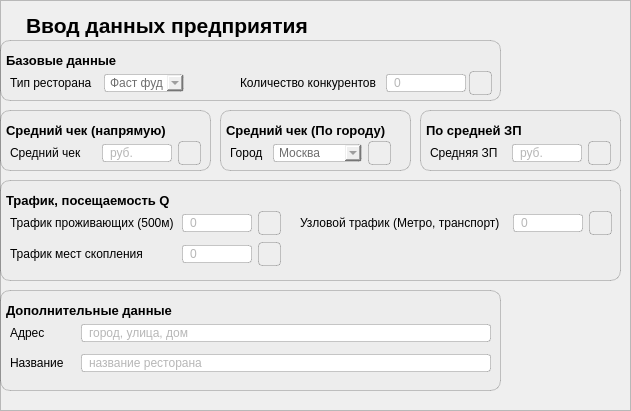
   <widget class="QFrame" name="TR">
    <property name="geometry">
     <rect>
      <x>400</x>
      <y>10</y>
      <width>631</width>
      <height>411</height>
     </rect>
    </property>
    <property name="styleSheet">
     <string notr="true">QFrame#TR {
   background-color: rgba(0, 0, 0, 0.03);
   border: 1px solid rgba(0, 0, 0, 0.2); border-radius: 10px;
}</string>
    </property>
    <property name="frameShape">
     <enum>QFrame::StyledPanel</enum>
    </property>
    <property name="frameShadow">
     <enum>QFrame::Raised</enum>
    </property>
    <widget class="QLabel" name="label_120">
     <property name="geometry">
      <rect>
       <x>10</x>
       <y>10</y>
       <width>541</width>
       <height>31</height>
      </rect>
     </property>
     <property name="styleSheet">
      <string notr="true">QLabel {
    font-size: 21px;
    font-weight: bold;
	margin-left: 10px;
    font-family: &quot;Noto Sans&quot;;
}</string>
     </property>
     <property name="text">
      <string>Ввод данных предприятия</string>
     </property>
     <property name="alignment">
      <set>Qt::AlignLeading|Qt::AlignLeft|Qt::AlignVCenter</set>
     </property>
    </widget>
    <widget class="QFrame" name="TR2">
     <property name="geometry">
      <rect>
       <x>0</x>
       <y>40</y>
       <width>501</width>
       <height>61</height>
      </rect>
     </property>
     <property name="styleSheet">
      <string notr="true">QFrame#TR2 {
	background-color: rgba(0, 0, 0, 0.01);
   border: 1px solid rgba(0, 0, 0, 0.2); border-radius: 10px;
}

QLineEdit {
	border: 1px solid rgba(0,0,0,0.2);
	border-radius: 3px;
	padding-left: 5px;
    color: rgb(110, 110, 110);
}

QPushButton {
    background-color: rgb(238,238,238);
    border: 1px solid rgba(0,0,0,0.2);
	border-radius: 4px;
}

QPushButton:hover {
    background-color: rgb(245,245,245);
}

QPushButton:pressed {
    background-color: rgb(238,238,238);
    color: rgba(0,0,0,0.4)
}

QComboBox {
	border: 1px solid rgba(0,0,0,0.2);
	border-radius: 3px;
	padding-left: 5px;
    color: rgb(110, 110, 110);
}</string>
     </property>
     <property name="frameShape">
      <enum>QFrame::StyledPanel</enum>
     </property>
     <property name="frameShadow">
      <enum>QFrame::Raised</enum>
     </property>
     <widget class="QWidget" name="layoutWidget_80">
      <property name="geometry">
       <rect>
        <x>10</x>
        <y>30</y>
        <width>174</width>
        <height>26</height>
       </rect>
      </property>
      <layout class="QHBoxLayout" name="horizontalLayout_115">
       <item>
        <widget class="QLabel" name="label_119">
         <property name="text">
          <string>Тип ресторана</string>
         </property>
        </widget>
       </item>
       <item>
        <spacer name="horizontalSpacer_115">
         <property name="orientation">
          <enum>Qt::Horizontal</enum>
         </property>
         <property name="sizeHint" stdset="0">
          <size>
           <width>40</width>
           <height>20</height>
          </size>
         </property>
        </spacer>
       </item>
       <item>
        <widget class="QComboBox" name="i_TR1_1">
         <property name="minimumSize">
          <size>
           <width>80</width>
           <height>0</height>
          </size>
         </property>
         <property name="styleSheet">
          <string notr="true"/>
         </property>
         <item>
          <property name="text">
           <string>Фаст фуд</string>
          </property>
         </item>
         <item>
          <property name="text">
           <string>Обычный</string>
          </property>
         </item>
         <item>
          <property name="text">
           <string>Дорогой</string>
          </property>
         </item>
        </widget>
       </item>
      </layout>
     </widget>
     <widget class="QLabel" name="label_39">
      <property name="geometry">
       <rect>
        <x>0</x>
        <y>10</y>
        <width>501</width>
        <height>21</height>
       </rect>
      </property>
      <property name="styleSheet">
       <string notr="true">QLabel {
    font-size: 13px;
    font-weight: bold;
	margin-left: 3px;
    font-family: &quot;Noto Sans&quot;;
}</string>
      </property>
      <property name="text">
       <string>Базовые данные</string>
      </property>
      <property name="alignment">
       <set>Qt::AlignLeading|Qt::AlignLeft|Qt::AlignVCenter</set>
      </property>
     </widget>
     <widget class="QWidget" name="layoutWidget_79">
      <property name="geometry">
       <rect>
        <x>240</x>
        <y>30</y>
        <width>252</width>
        <height>26</height>
       </rect>
      </property>
      <layout class="QHBoxLayout" name="horizontalLayout_114">
       <property name="spacing">
        <number>3</number>
       </property>
       <item>
        <widget class="QLabel" name="label_118">
         <property name="text">
          <string>Количество конкурентов</string>
         </property>
        </widget>
       </item>
       <item>
        <spacer name="horizontalSpacer_114">
         <property name="orientation">
          <enum>Qt::Horizontal</enum>
         </property>
         <property name="sizeHint" stdset="0">
          <size>
           <width>40</width>
           <height>20</height>
          </size>
         </property>
        </spacer>
       </item>
       <item>
        <widget class="QLineEdit" name="i_TR1_2">
         <property name="minimumSize">
          <size>
           <width>80</width>
           <height>0</height>
          </size>
         </property>
         <property name="maximumSize">
          <size>
           <width>70</width>
           <height>16777215</height>
          </size>
         </property>
         <property name="placeholderText">
          <string>0</string>
         </property>
        </widget>
       </item>
       <item>
        <widget class="QPushButton" name="h_TR1_2">
         <property name="minimumSize">
          <size>
           <width>23</width>
           <height>24</height>
          </size>
         </property>
         <property name="maximumSize">
          <size>
           <width>24</width>
           <height>24</height>
          </size>
         </property>
         <property name="text">
          <string/>
         </property>
         <property name="icon">
          <iconset resource="src/assets/src.qrc">
           <normaloff>:/src_ico/question.ico</normaloff>:/src_ico/question.ico</iconset>
         </property>
        </widget>
       </item>
      </layout>
     </widget>
    </widget>
    <widget class="QFrame" name="TR5">
     <property name="geometry">
      <rect>
       <x>0</x>
       <y>290</y>
       <width>501</width>
       <height>101</height>
      </rect>
     </property>
     <property name="styleSheet">
      <string notr="true">QFrame#TR5 {
	background-color: rgba(0, 0, 0, 0.01);
   border: 1px solid rgba(0, 0, 0, 0.2); border-radius: 10px;
}

QLineEdit {
	border: 1px solid rgba(0,0,0,0.2);
	border-radius: 3px;
	padding-left: 5px;
    color: rgb(110, 110, 110);
}

QPushButton {
    background-color: rgb(238,238,238);
    border: 1px solid rgba(0,0,0,0.2);
	border-radius: 4px;
}

QPushButton:hover {
    background-color: rgb(245,245,245);
}

QPushButton:pressed {
    background-color: rgb(238,238,238);
    color: rgba(0,0,0,0.4)
}</string>
     </property>
     <property name="frameShape">
      <enum>QFrame::StyledPanel</enum>
     </property>
     <property name="frameShadow">
      <enum>QFrame::Raised</enum>
     </property>
     <widget class="QWidget" name="layoutWidget_75">
      <property name="geometry">
       <rect>
        <x>10</x>
        <y>30</y>
        <width>481</width>
        <height>26</height>
       </rect>
      </property>
      <layout class="QHBoxLayout" name="horizontalLayout_110">
       <item>
        <widget class="QLabel" name="label_114">
         <property name="text">
          <string>Адрес </string>
         </property>
        </widget>
       </item>
       <item>
        <spacer name="horizontalSpacer_110">
         <property name="orientation">
          <enum>Qt::Horizontal</enum>
         </property>
         <property name="sizeHint" stdset="0">
          <size>
           <width>40</width>
           <height>20</height>
          </size>
         </property>
        </spacer>
       </item>
       <item>
        <widget class="QLineEdit" name="i_TR4_1">
         <property name="minimumSize">
          <size>
           <width>410</width>
           <height>0</height>
          </size>
         </property>
         <property name="maximumSize">
          <size>
           <width>16777215</width>
           <height>16777215</height>
          </size>
         </property>
         <property name="placeholderText">
          <string>город, улица, дом</string>
         </property>
        </widget>
       </item>
      </layout>
     </widget>
     <widget class="QLabel" name="label_40">
      <property name="geometry">
       <rect>
        <x>0</x>
        <y>10</y>
        <width>501</width>
        <height>21</height>
       </rect>
      </property>
      <property name="styleSheet">
       <string notr="true">QLabel {
    font-size: 13px;
    font-weight: bold;
	margin-left: 3px;
    font-family: &quot;Noto Sans&quot;;
}</string>
      </property>
      <property name="text">
       <string>Дополнительные данные</string>
      </property>
      <property name="alignment">
       <set>Qt::AlignLeading|Qt::AlignLeft|Qt::AlignVCenter</set>
      </property>
     </widget>
     <widget class="QWidget" name="layoutWidget_78">
      <property name="geometry">
       <rect>
        <x>10</x>
        <y>60</y>
        <width>481</width>
        <height>26</height>
       </rect>
      </property>
      <layout class="QHBoxLayout" name="horizontalLayout_113">
       <item>
        <widget class="QLabel" name="label_121">
         <property name="text">
          <string>Название</string>
         </property>
        </widget>
       </item>
       <item>
        <spacer name="horizontalSpacer_113">
         <property name="orientation">
          <enum>Qt::Horizontal</enum>
         </property>
         <property name="sizeHint" stdset="0">
          <size>
           <width>40</width>
           <height>20</height>
          </size>
         </property>
        </spacer>
       </item>
       <item>
        <widget class="QLineEdit" name="i_TR4_2">
         <property name="minimumSize">
          <size>
           <width>410</width>
           <height>0</height>
          </size>
         </property>
         <property name="maximumSize">
          <size>
           <width>16777215</width>
           <height>16777215</height>
          </size>
         </property>
         <property name="placeholderText">
          <string>название ресторана</string>
         </property>
        </widget>
       </item>
      </layout>
     </widget>
    </widget>
    <widget class="QFrame" name="TR3">
     <property name="geometry">
      <rect>
       <x>0</x>
       <y>110</y>
       <width>211</width>
       <height>61</height>
      </rect>
     </property>
     <property name="styleSheet">
      <string notr="true">QFrame#TR3 {
	background-color: rgba(0, 0, 0, 0.01);
   border: 1px solid rgba(0, 0, 0, 0.2); border-radius: 10px;
}

QLineEdit {
	border: 1px solid rgba(0,0,0,0.2);
	border-radius: 3px;
	padding-left: 5px;
    color: rgb(110, 110, 110);
}

QPushButton {
    background-color: rgb(238,238,238);
    border: 1px solid rgba(0,0,0,0.2);
	border-radius: 4px;
}

QPushButton:hover {
    background-color: rgb(245,245,245);
}

QPushButton:pressed {
    background-color: rgb(238,238,238);
    color: rgba(0,0,0,0.4)
}</string>
     </property>
     <property name="frameShape">
      <enum>QFrame::StyledPanel</enum>
     </property>
     <property name="frameShadow">
      <enum>QFrame::Raised</enum>
     </property>
     <widget class="QLabel" name="label_41">
      <property name="geometry">
       <rect>
        <x>0</x>
        <y>10</y>
        <width>181</width>
        <height>21</height>
       </rect>
      </property>
      <property name="styleSheet">
       <string notr="true">QLabel {
    font-size: 13px;
    font-weight: bold;
	margin-left: 3px;
    font-family: &quot;Noto Sans&quot;;
}</string>
      </property>
      <property name="text">
       <string>Средний чек (напрямую)</string>
      </property>
      <property name="alignment">
       <set>Qt::AlignLeading|Qt::AlignLeft|Qt::AlignVCenter</set>
      </property>
     </widget>
     <widget class="QWidget" name="layoutWidget_73">
      <property name="geometry">
       <rect>
        <x>10</x>
        <y>30</y>
        <width>191</width>
        <height>26</height>
       </rect>
      </property>
      <layout class="QHBoxLayout" name="horizontalLayout_108">
       <item>
        <widget class="QLabel" name="label_112">
         <property name="text">
          <string>Средний чек</string>
         </property>
        </widget>
       </item>
       <item>
        <spacer name="horizontalSpacer_108">
         <property name="orientation">
          <enum>Qt::Horizontal</enum>
         </property>
         <property name="sizeHint" stdset="0">
          <size>
           <width>40</width>
           <height>20</height>
          </size>
         </property>
        </spacer>
       </item>
       <item>
        <widget class="QLineEdit" name="i_TR2_1">
         <property name="minimumSize">
          <size>
           <width>70</width>
           <height>0</height>
          </size>
         </property>
         <property name="maximumSize">
          <size>
           <width>70</width>
           <height>16777215</height>
          </size>
         </property>
         <property name="placeholderText">
          <string>руб.</string>
         </property>
        </widget>
       </item>
       <item>
        <widget class="QPushButton" name="h_TR2_1">
         <property name="minimumSize">
          <size>
           <width>23</width>
           <height>24</height>
          </size>
         </property>
         <property name="maximumSize">
          <size>
           <width>24</width>
           <height>24</height>
          </size>
         </property>
         <property name="text">
          <string/>
         </property>
         <property name="icon">
          <iconset resource="src/assets/src.qrc">
           <normaloff>:/src_ico/question.ico</normaloff>:/src_ico/question.ico</iconset>
         </property>
        </widget>
       </item>
      </layout>
     </widget>
    </widget>
    <widget class="QFrame" name="TR3_2">
     <property name="geometry">
      <rect>
       <x>220</x>
       <y>110</y>
       <width>191</width>
       <height>61</height>
      </rect>
     </property>
     <property name="styleSheet">
      <string notr="true">QFrame#TR3_2 {
	background-color: rgba(0, 0, 0, 0.01);
   border: 1px solid rgba(0, 0, 0, 0.2); border-radius: 10px;
}

QLineEdit {
	border: 1px solid rgba(0,0,0,0.2);
	border-radius: 3px;
	padding-left: 5px;
    color: rgb(110, 110, 110);
}

QPushButton {
    background-color: rgb(238,238,238);
    border: 1px solid rgba(0,0,0,0.2);
	border-radius: 4px;
}

QPushButton:hover {
    background-color: rgb(245,245,245);
}

QPushButton:pressed {
    background-color: rgb(238,238,238);
    color: rgba(0,0,0,0.4)
}

QComboBox {
	border: 1px solid rgba(0,0,0,0.2);
	border-radius: 3px;
	padding-left: 5px;
    color: rgb(110, 110, 110);
}</string>
     </property>
     <property name="frameShape">
      <enum>QFrame::StyledPanel</enum>
     </property>
     <property name="frameShadow">
      <enum>QFrame::Raised</enum>
     </property>
     <widget class="QLabel" name="label_42">
      <property name="geometry">
       <rect>
        <x>0</x>
        <y>10</y>
        <width>181</width>
        <height>21</height>
       </rect>
      </property>
      <property name="styleSheet">
       <string notr="true">QLabel {
    font-size: 13px;
    font-weight: bold;
	margin-left: 3px;
    font-family: &quot;Noto Sans&quot;;
}</string>
      </property>
      <property name="text">
       <string>Средний чек (По городу)</string>
      </property>
      <property name="alignment">
       <set>Qt::AlignLeading|Qt::AlignLeft|Qt::AlignVCenter</set>
      </property>
     </widget>
     <widget class="QWidget" name="layoutWidget_107">
      <property name="geometry">
       <rect>
        <x>10</x>
        <y>30</y>
        <width>161</width>
        <height>26</height>
       </rect>
      </property>
      <layout class="QHBoxLayout" name="horizontalLayout_149">
       <item>
        <widget class="QLabel" name="label_156">
         <property name="text">
          <string>Город</string>
         </property>
        </widget>
       </item>
       <item>
        <spacer name="horizontalSpacer_149">
         <property name="orientation">
          <enum>Qt::Horizontal</enum>
         </property>
         <property name="sizeHint" stdset="0">
          <size>
           <width>40</width>
           <height>20</height>
          </size>
         </property>
        </spacer>
       </item>
       <item>
        <widget class="QComboBox" name="i_TR2_2">
         <property name="minimumSize">
          <size>
           <width>80</width>
           <height>0</height>
          </size>
         </property>
         <property name="styleSheet">
          <string notr="true"/>
         </property>
         <item>
          <property name="text">
           <string>Москва</string>
          </property>
         </item>
         <item>
          <property name="text">
           <string>Санкт-Питербург</string>
          </property>
         </item>
        </widget>
       </item>
       <item>
        <widget class="QPushButton" name="h_TR2_2">
         <property name="minimumSize">
          <size>
           <width>23</width>
           <height>24</height>
          </size>
         </property>
         <property name="maximumSize">
          <size>
           <width>24</width>
           <height>24</height>
          </size>
         </property>
         <property name="text">
          <string/>
         </property>
         <property name="icon">
          <iconset resource="src/assets/src.qrc">
           <normaloff>:/src_ico/question.ico</normaloff>:/src_ico/question.ico</iconset>
         </property>
        </widget>
       </item>
      </layout>
     </widget>
    </widget>
    <widget class="QFrame" name="TR3_3">
     <property name="geometry">
      <rect>
       <x>420</x>
       <y>110</y>
       <width>201</width>
       <height>61</height>
      </rect>
     </property>
     <property name="styleSheet">
      <string notr="true">QFrame#TR3_3 {
	background-color: rgba(0, 0, 0, 0.01);
   border: 1px solid rgba(0, 0, 0, 0.2); border-radius: 10px;
}

QLineEdit {
	border: 1px solid rgba(0,0,0,0.2);
	border-radius: 3px;
	padding-left: 5px;
    color: rgb(110, 110, 110);
}

QPushButton {
    background-color: rgb(238,238,238);
    border: 1px solid rgba(0,0,0,0.2);
	border-radius: 4px;
}

QPushButton:hover {
    background-color: rgb(245,245,245);
}

QPushButton:pressed {
    background-color: rgb(238,238,238);
    color: rgba(0,0,0,0.4)
}

QComboBox {
	border: 1px solid rgba(0,0,0,0.2);
	border-radius: 3px;
	padding-left: 5px;
    color: rgb(110, 110, 110);
}</string>
     </property>
     <property name="frameShape">
      <enum>QFrame::StyledPanel</enum>
     </property>
     <property name="frameShadow">
      <enum>QFrame::Raised</enum>
     </property>
     <widget class="QLabel" name="label_113">
      <property name="geometry">
       <rect>
        <x>0</x>
        <y>10</y>
        <width>181</width>
        <height>21</height>
       </rect>
      </property>
      <property name="styleSheet">
       <string notr="true">QLabel {
    font-size: 13px;
    font-weight: bold;
	margin-left: 3px;
    font-family: &quot;Noto Sans&quot;;
}</string>
      </property>
      <property name="text">
       <string>По средней ЗП</string>
      </property>
      <property name="alignment">
       <set>Qt::AlignLeading|Qt::AlignLeft|Qt::AlignVCenter</set>
      </property>
     </widget>
     <widget class="QWidget" name="layoutWidget_108">
      <property name="geometry">
       <rect>
        <x>10</x>
        <y>30</y>
        <width>181</width>
        <height>26</height>
       </rect>
      </property>
      <layout class="QHBoxLayout" name="horizontalLayout_150">
       <item>
        <widget class="QLabel" name="label_157">
         <property name="text">
          <string>Средняя ЗП</string>
         </property>
        </widget>
       </item>
       <item>
        <spacer name="horizontalSpacer_150">
         <property name="orientation">
          <enum>Qt::Horizontal</enum>
         </property>
         <property name="sizeHint" stdset="0">
          <size>
           <width>40</width>
           <height>20</height>
          </size>
         </property>
        </spacer>
       </item>
       <item>
        <widget class="QLineEdit" name="i_TR2_3">
         <property name="minimumSize">
          <size>
           <width>70</width>
           <height>0</height>
          </size>
         </property>
         <property name="maximumSize">
          <size>
           <width>70</width>
           <height>16777215</height>
          </size>
         </property>
         <property name="placeholderText">
          <string>руб.</string>
         </property>
        </widget>
       </item>
       <item>
        <widget class="QPushButton" name="h_TR2_3">
         <property name="minimumSize">
          <size>
           <width>23</width>
           <height>24</height>
          </size>
         </property>
         <property name="maximumSize">
          <size>
           <width>24</width>
           <height>24</height>
          </size>
         </property>
         <property name="text">
          <string/>
         </property>
         <property name="icon">
          <iconset resource="src/assets/src.qrc">
           <normaloff>:/src_ico/question.ico</normaloff>:/src_ico/question.ico</iconset>
         </property>
        </widget>
       </item>
      </layout>
     </widget>
    </widget>
    <widget class="QFrame" name="TR4">
     <property name="geometry">
      <rect>
       <x>0</x>
       <y>180</y>
       <width>621</width>
       <height>101</height>
      </rect>
     </property>
     <property name="styleSheet">
      <string notr="true">QFrame#TR4 {
	background-color: rgba(0, 0, 0, 0.01);
   border: 1px solid rgba(0, 0, 0, 0.2); border-radius: 10px;
}

QLineEdit {
	border: 1px solid rgba(0,0,0,0.2);
	border-radius: 3px;
	padding-left: 5px;
    color: rgb(110, 110, 110);
}

QPushButton {
    background-color: rgb(238,238,238);
    border: 1px solid rgba(0,0,0,0.2);
	border-radius: 4px;
}

QPushButton:hover {
    background-color: rgb(245,245,245);
}

QPushButton:pressed {
    background-color: rgb(238,238,238);
    color: rgba(0,0,0,0.4)
}</string>
     </property>
     <property name="frameShape">
      <enum>QFrame::StyledPanel</enum>
     </property>
     <property name="frameShadow">
      <enum>QFrame::Raised</enum>
     </property>
     <widget class="QLabel" name="label_116">
      <property name="geometry">
       <rect>
        <x>0</x>
        <y>10</y>
        <width>501</width>
        <height>21</height>
       </rect>
      </property>
      <property name="styleSheet">
       <string notr="true">QLabel {
    font-size: 13px;
    font-weight: bold;
	margin-left: 3px;
    font-family: &quot;Noto Sans&quot;;
}</string>
      </property>
      <property name="text">
       <string>Трафик, посещаемость Q</string>
      </property>
      <property name="alignment">
       <set>Qt::AlignLeading|Qt::AlignLeft|Qt::AlignVCenter</set>
      </property>
     </widget>
     <widget class="QWidget" name="layoutWidget_76">
      <property name="geometry">
       <rect>
        <x>10</x>
        <y>30</y>
        <width>271</width>
        <height>26</height>
       </rect>
      </property>
      <layout class="QHBoxLayout" name="horizontalLayout_111">
       <item>
        <widget class="QLabel" name="label_117">
         <property name="text">
          <string>Трафик проживающих (500м)</string>
         </property>
        </widget>
       </item>
       <item>
        <spacer name="horizontalSpacer_111">
         <property name="orientation">
          <enum>Qt::Horizontal</enum>
         </property>
         <property name="sizeHint" stdset="0">
          <size>
           <width>40</width>
           <height>20</height>
          </size>
         </property>
        </spacer>
       </item>
       <item>
        <widget class="QLineEdit" name="i_TR3_1">
         <property name="minimumSize">
          <size>
           <width>70</width>
           <height>0</height>
          </size>
         </property>
         <property name="maximumSize">
          <size>
           <width>70</width>
           <height>16777215</height>
          </size>
         </property>
         <property name="placeholderText">
          <string>0</string>
         </property>
        </widget>
       </item>
       <item>
        <widget class="QPushButton" name="h_TR3_1">
         <property name="minimumSize">
          <size>
           <width>23</width>
           <height>24</height>
          </size>
         </property>
         <property name="maximumSize">
          <size>
           <width>24</width>
           <height>24</height>
          </size>
         </property>
         <property name="text">
          <string/>
         </property>
         <property name="icon">
          <iconset resource="src/assets/src.qrc">
           <normaloff>:/src_ico/question.ico</normaloff>:/src_ico/question.ico</iconset>
         </property>
        </widget>
       </item>
      </layout>
     </widget>
     <widget class="QWidget" name="layoutWidget_74">
      <property name="geometry">
       <rect>
        <x>10</x>
        <y>60</y>
        <width>271</width>
        <height>28</height>
       </rect>
      </property>
      <layout class="QHBoxLayout" name="horizontalLayout_109">
       <item>
        <widget class="QLabel" name="label_115">
         <property name="text">
          <string>Трафик мест скопления</string>
         </property>
        </widget>
       </item>
       <item>
        <spacer name="horizontalSpacer_109">
         <property name="orientation">
          <enum>Qt::Horizontal</enum>
         </property>
         <property name="sizeHint" stdset="0">
          <size>
           <width>40</width>
           <height>20</height>
          </size>
         </property>
        </spacer>
       </item>
       <item>
        <widget class="QLineEdit" name="i_TR3_3">
         <property name="minimumSize">
          <size>
           <width>70</width>
           <height>0</height>
          </size>
         </property>
         <property name="maximumSize">
          <size>
           <width>70</width>
           <height>16777215</height>
          </size>
         </property>
         <property name="placeholderText">
          <string>0</string>
         </property>
        </widget>
       </item>
       <item>
        <widget class="QPushButton" name="h_TR3_3">
         <property name="minimumSize">
          <size>
           <width>23</width>
           <height>24</height>
          </size>
         </property>
         <property name="maximumSize">
          <size>
           <width>24</width>
           <height>24</height>
          </size>
         </property>
         <property name="text">
          <string/>
         </property>
         <property name="icon">
          <iconset resource="src/assets/src.qrc">
           <normaloff>:/src_ico/question.ico</normaloff>:/src_ico/question.ico</iconset>
         </property>
        </widget>
       </item>
      </layout>
     </widget>
     <widget class="QWidget" name="layoutWidget_77">
      <property name="geometry">
       <rect>
        <x>300</x>
        <y>30</y>
        <width>312</width>
        <height>26</height>
       </rect>
      </property>
      <layout class="QHBoxLayout" name="horizontalLayout_112">
       <item>
        <widget class="QLabel" name="label_158">
         <property name="text">
          <string>Узловой трафик (Метро, транспорт)</string>
         </property>
        </widget>
       </item>
       <item>
        <spacer name="horizontalSpacer_112">
         <property name="orientation">
          <enum>Qt::Horizontal</enum>
         </property>
         <property name="sizeHint" stdset="0">
          <size>
           <width>40</width>
           <height>20</height>
          </size>
         </property>
        </spacer>
       </item>
       <item>
        <widget class="QLineEdit" name="i_TR3_2">
         <property name="minimumSize">
          <size>
           <width>70</width>
           <height>0</height>
          </size>
         </property>
         <property name="maximumSize">
          <size>
           <width>70</width>
           <height>16777215</height>
          </size>
         </property>
         <property name="placeholderText">
          <string>0</string>
         </property>
        </widget>
       </item>
       <item>
        <widget class="QPushButton" name="h_TR3_2">
         <property name="minimumSize">
          <size>
           <width>23</width>
           <height>24</height>
          </size>
         </property>
         <property name="maximumSize">
          <size>
           <width>24</width>
           <height>24</height>
          </size>
         </property>
         <property name="text">
          <string/>
         </property>
         <property name="icon">
          <iconset resource="src/assets/src.qrc">
           <normaloff>:/src_ico/question.ico</normaloff>:/src_ico/question.ico</iconset>
         </property>
        </widget>
       </item>
      </layout>
     </widget>
    </widget>
   </widget>
